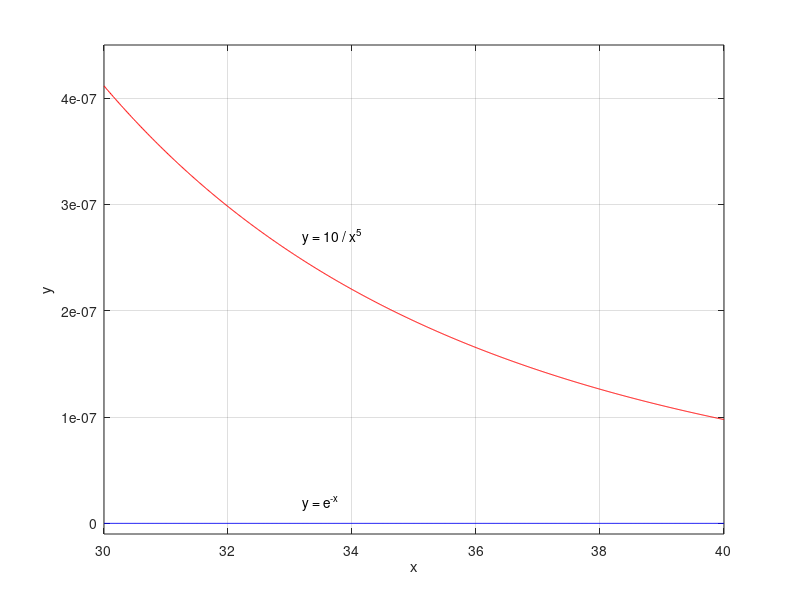

Here is the MATLAB script that generated this plot:
close all;

% graph of e^(-x)
x=30:0.01:40;
y=exp(-x);
plot(x,y,'b');
hold on
grid on
text(33.2,2*10^(-8),'y = e^{-x}');

% graph of 10/x^5
y=10*x.^(-5);
plot(x,y,'r');
text(33.2,2.7*10^(-7),'y = 10 / x^5');

% x and y Labels
xlabel('x');
ylabel('y');
axis([30,40,-10^(-8),4.5*10^(-7)])
